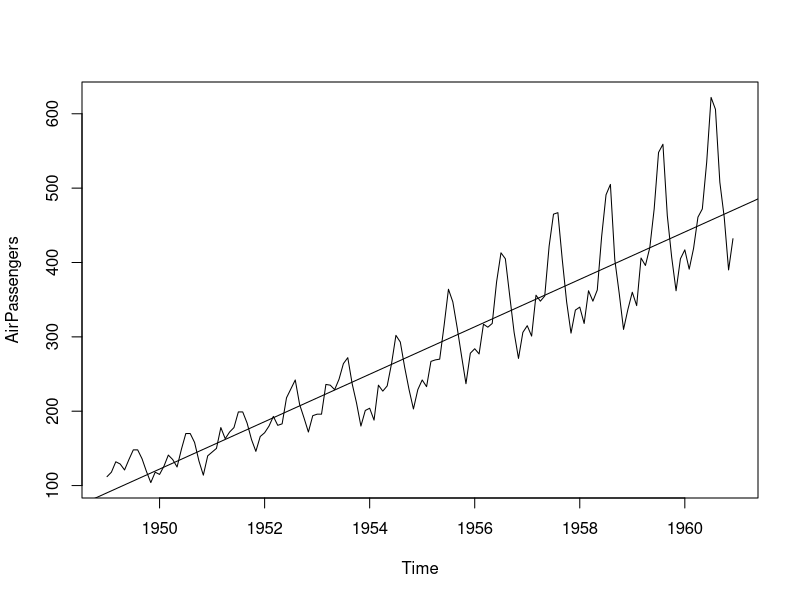
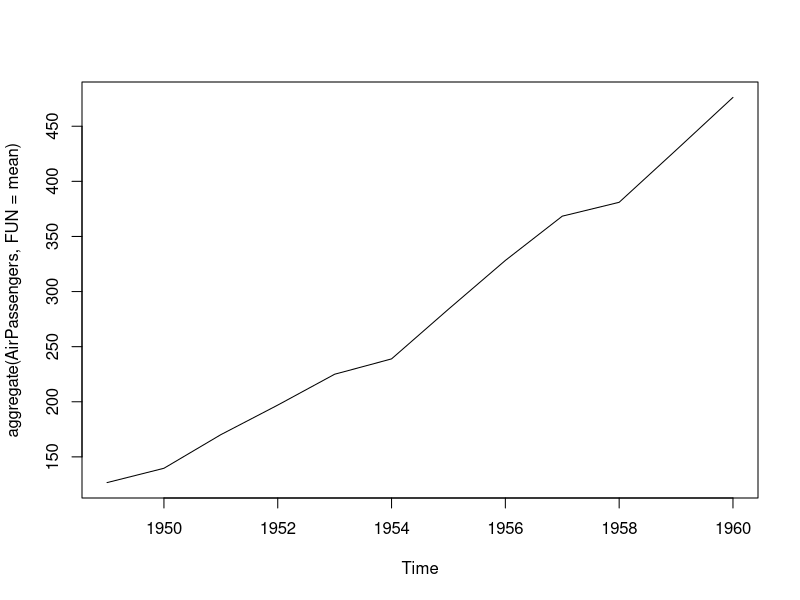
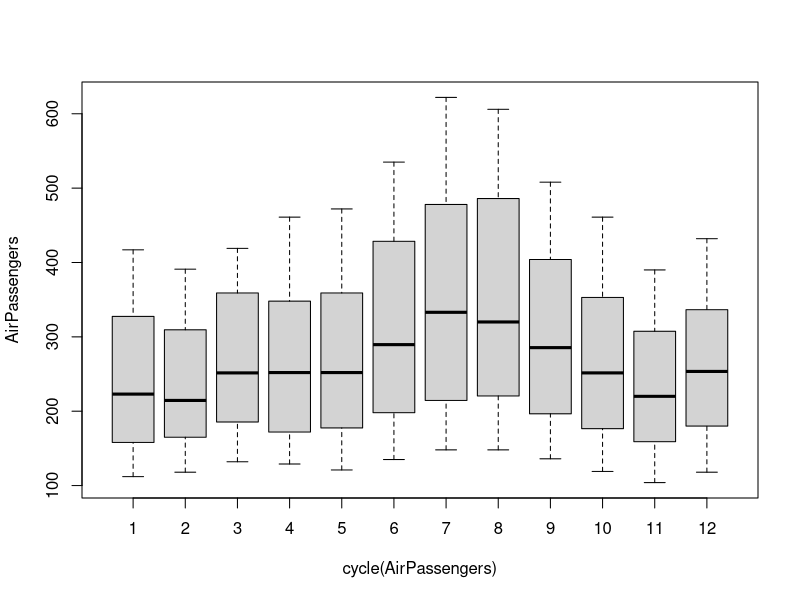
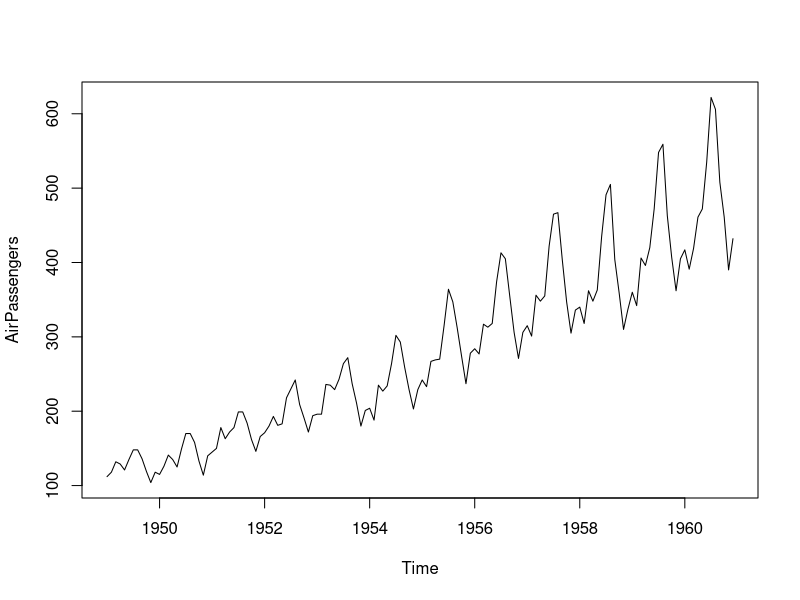
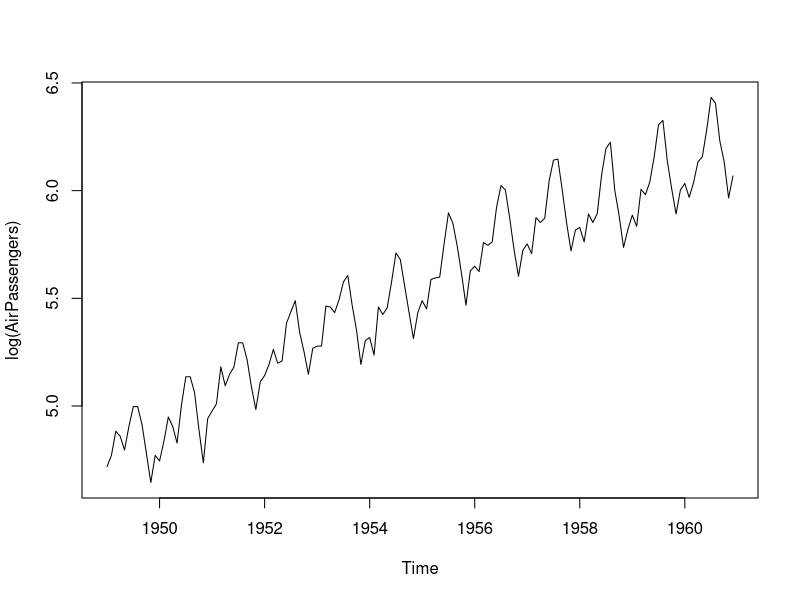
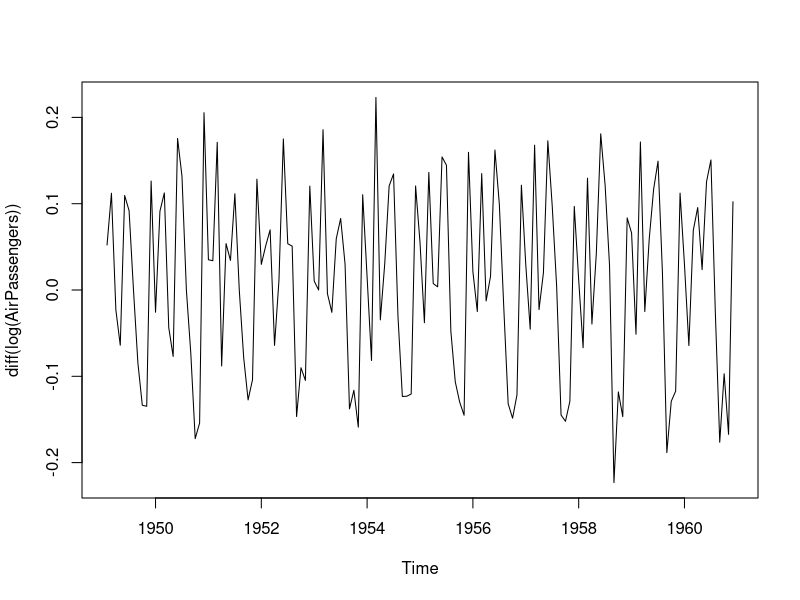
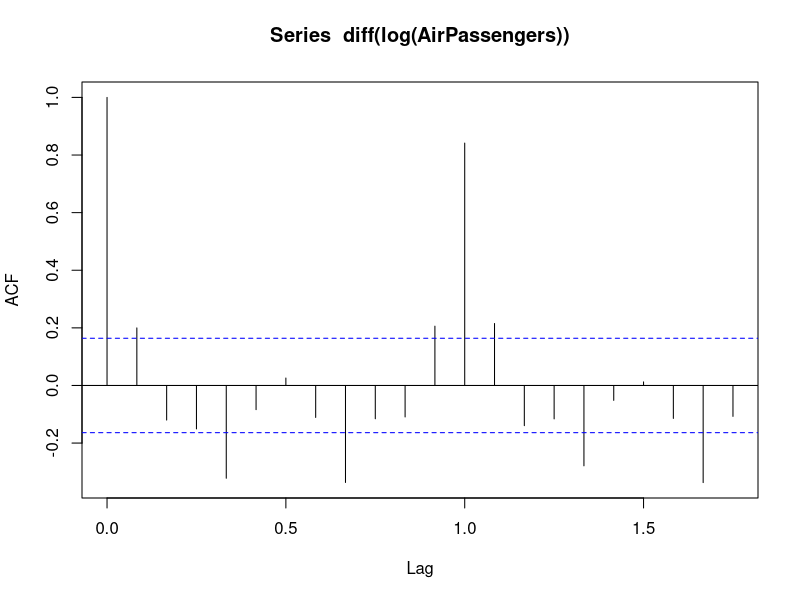
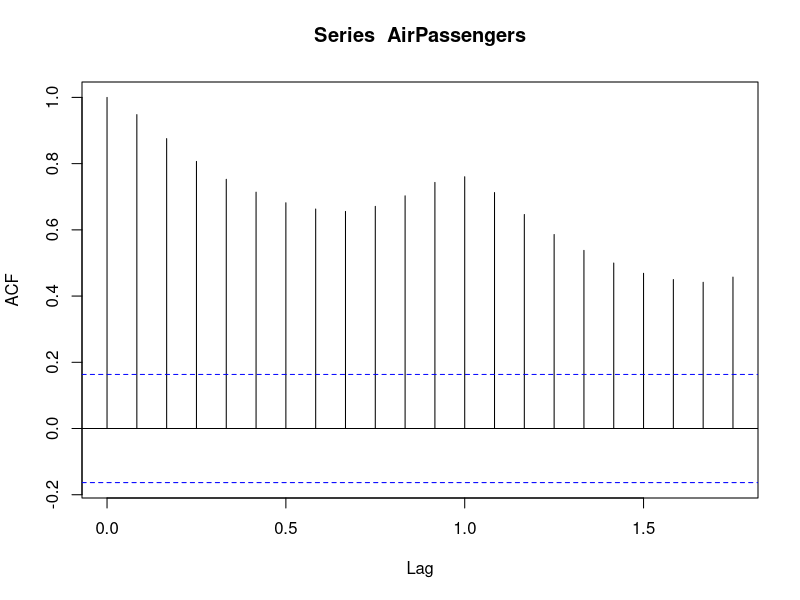

Write R code to recreate these figures, in order.
##  =============================================
##  Model Estimation - auto and manual method
##  Time Series Analysis - AirPassenger Dataset
##  =============================================

##  =============================================
##  (A) Exploring the AirPassenger Dataset
##  =============================================

    data(AirPassengers)

    class(AirPassengers) # this tells us that data series is in a time seies format

    start(AirPassengers) # this is the start of the time series
      #[1] 1949    1
    
    end(AirPassengers)  # this is the end of the time series
      #[1] 1960   12

    frequency(AirPassengers) # this tells us that the cycle of this time series is 12 mths a yr.
      #[1] 12
    
    summary(AirPassengers)   # the number of passengers are distributed across spectrum
        # Min. 1st Qu.  Median    Mean 3rd Qu.    Max. 
        # 104.0   180.0   265.5   280.3   360.5   622.0 
    
    
    plot(AirPassengers) # this will plot the time series
    
    AirPassengers #this will print the dataset
    # View(AirPassengers)
    
    abline(reg=lm(AirPassengers~time(AirPassengers))) 
        # this will fit a line in the mean of data
        # note:
        # . The mean of this data is not constant, but increasing over the years.
        # . The variance is also not constant, but increasing over the years.
        # . This time series is therefore not stationary.
        # . As this time series is not stationary, we cannot use ARMA model directly 
        #   on this dataset yet.
        # . We can only apply ARMA model on stationary time series.
        # . There are ways to transform a non-stationary time series into one that 
        #   is stationary.
    
    
    
    plot(aggregate(AirPassengers, FUN=mean)) # trend line
        # This will aggregate the cycles and display a year-on-year trend.
    
    boxplot(AirPassengers~cycle(AirPassengers)) # cycles
        # Box plot across months will give us a sense on seasonal effect.   
        # . In month of Aug, people seem to be travelling more.
    

##  ============================================================================
##  (B) Transformation of non-stationary time series to stationary time series
##  ============================================================================
    ##  .  There are 2 key problems in this non-stationary time series data:
    ##  .   (a) the variance is unequal. We can remove this unequal variance by using log transformation.
    ##  .   (b) there is a trend component. We can remove the trend component by differencing.
    
    ##  . After making the above transformation, we can then apply Augmented Dickey-Fuller (ADF) test
    ##    to find out if the time series has indeed become stationary.
    
##  1. Transforming non-stationary time series
##  ---------------------------------------------    
    ##  (a) Plot original time series
    ##  -------------------------------
        plot(AirPassengers)

    
    ##  (b) Applying Log Transformation
    ##  -------------------------------
        plot(log(AirPassengers))
            # . Note that the variance is now quite similar (i.e. not diverging from mean)
    
    
    ##  (c) Apply first differencing on logged model
    ##  ------------------------------------------------
        plot(diff(log(AirPassengers)))
            # . Note that after taking first difference, we have removed the trend component.
            # . Taking first difference is the same as manually specifying the I in ARIMA model
            # . The resulting plot seems to be white noise --> i.e. looks staionary
            # . We can test it formally for stationarity. 
    

    
##  2. Check that the transformed series is indeed stationary; but not white-noise
##  -------------------------------------------------------------------------------  
    ##  (a) ADF test for stationarity (can detect if there is unit root)
    ##  ------------------------------------------------------------------
    ##    . ADF test hypothesis:
    ##      . H0: time series is non-stationary (possible unit root)
    ##      . H1: time series is stationary     (unit root is not detected)
    
    library(tseries)
    adf.test(diff(log(AirPassengers)))  # p-value low --> reject H0 --> stationary
    
    
    ##  (b) Using Ljung-Box test to check for correlation 
    ##  -----------------------------------------------
    ##  . Ljung-Box hypothesis:
    ##    . H0: autocorrelation is zero
    ##    . H1: autocorrelation is not zero
    ##  for white-noise process, the autocorrelation should be zero
    Box.test(diff(log(AirPassengers)), lag=20, 
             type="Ljung-Box") ## p-value low --> reject H0 --> not white noise
    
    
    ##  (c) Using ACF to double-confirm result of Ljung-Box test
    ##  --------------------------------------------------------
    acf(diff(log(AirPassengers)), na.action=na.omit)  # many peaks above-boundary lines --> correlations (not white-noise)
    
    
    ## Comment:
    ##  ------
    ##  Since the series is stationary, but not white-noise => we can use ARIMA modelling      
    
    
    
 

##  ===============================================================
##  (C) Automated ARIMA Modelling
##  ===============================================================
    
##  (1) Running the automated modelling search
##  -------------------------------------------
      # install.packages("forecast", dependencies=T)
      library(forecast)
      
      ## recommended setting
      ##  ------------------
      auto.arima(log(AirPassengers), trace = T, # put it to true, alternative models and AICs can be printed.
                 stepwise = F, # put it to false, otherwise it may produce sub-optimal outcome
                 approximation = F) # put it to false to avoid sub-optimality
      
      # Best model: ARIMA(0,1,1)(0,1,1)[12] #AIC=-483.4
      ##  . In general, the lower the AIC, the better the model.
          
          
      ## If we just want the best model without other results, just set don't set trace parameter
      ## ---------------------------------------------------------------------------------------
      best_model <- auto.arima(log(AirPassengers), 
                                stepwise = F,      
                                approximation = F)
      best_model #ARIMA(0,1,1)(0,1,1)[12]
          
      
##  (2) Predict 1960 data from our best model
##  ------------------------------------------
    ##  Let's split dataset into training set, and hide one year (1960) data for validation  
          datawide <- ts(AirPassengers, frequency = 12, 
                         start=c(1949,1), end=c(1959,12))
          
    ##  Using the model on training set  
          best_model <- Arima(log(datawide), c(0,1,1), 
                              seasonal = list(order =c(0,1,1), period=12))
          ## don't use arima(), as it will not calculate constant parameter
          best_model
          
    ## Let's predict using trained model  & compare with original data for 1960    
          pred_best_model <- predict(best_model, 
                                     n.ahead = 10*12) # predict next 10 years         
          
          pred_best_dec <- 2.718^pred_best_model$pred    ## converting from log scale to normal scale      
          
          data_best <- head(pred_best_dec, 12) ## we are taking first 12 mths of data (=1960 data)
          
          predicted_best_1960 <- round(data_best, 
                                       digits = 0)  # rounding off to integer values
          predicted_best_1960 
          #[1] 419 399 466 454 473 547 622 630 526 462 406 452
          
          ## comparing original dataset for 1960
          original_1960 <- tail(AirPassengers, 12)
          original_1960 
          #[1] 417 391 419 461 472 535 622 606 508 461 390 432
          
### ====================END============================================
          
          
          
##  ==============================================================================
##  OPTIONAL SECTION - manual method of model fitting
##  -  Using ACF and PACF to ascertain the order of p,d,q in ARIMA(p,d,q) model
##  ==============================================================================
          
##  (1) Autocorrelation Function (ACF) and Partial Autocorrelation Function (PACF) plot
##  ------------------------------------------------------------------------------------
##    (a) Before transformation
##    ----------------------------
        acf(AirPassengers) 
        # . this acf plot is prior to transforming it to stationary.
        # . Almost all the lines are above the threshold (blue) lines.

##    (b) After transformation
##    ----------------------------
    ## (i) method 1 -- using acf() and pacf() from RBase
    ##  ------------------------------------
        acf(diff(log(AirPassengers))) #  acf gives value of q
        # . Note the acf starts with 0 (zero-line). we should ignore that line.
        # . i.e. We start counting the line after zero line (as the first line)
        # . the value of q is 1 (as it is the first line above the blue line).
    
        pacf(diff(log(AirPassengers))) # pacf gives value of p
        # . Note the pacf starts with 1 (first line and not the zero line). 
        # . i.e. We start counting that as the first line.
        # . the value of p is 1 (as it is the first line above the blue line).
        
        ## possible models: AR1, MA1, ARMA(1,1) => ARIMA(1,0,1)

    ##  (ii) method 2 -- using tsdisplay from forecast package (better approach)
    ##  ----------------------------------------------------------------------
        # install.packages("forecast")
        library(forecast)
        tsdisplay(diff(log(AirPassengers)))
        # . clearer from this set of correlograms (acf, pacf)
        #   that possible models: ARIMA(0,1,1), ARIMA(1,1,0), ARIMA(1,1,1)...etc
        # . Here, just count off the first line as 1 in both acf and pacf

    ##  Comment
    ##  . since we take the difference once => d=1
    ##  . Possible models could be ARIMA(0,1,1), ARIMA(1,1,0), ARIMA(1,1,1), and others.



##  (2)  Fitting ARIMA(1,1,1) model to predict future 10 years
##  -----------------------------------------------------------
      ## Note: we should always start from the simplest likely model (i.e. ARIMA(0,1,1) in
      ##       our case). But let's go ahead and develop an ARIMA(1,1,1) model
      
      library(forecast)
      arima_1_1_1 <- Arima(log(AirPassengers), c(1,1,1), seasonal = list(order=c(1,1,1), period=12))
      ### . don't use arima(), as it will not calculate constant parameter
      ##  . instead use Arima() from forecast package
      ##  . no need to take diff() as this is provided for in d=1 of ARIMA(p,d,q)


##  fitness check
##  -------------
    arima_1_1_1 #AIC=-480.31
    checkresiduals(arima_1_1_1) #looks normal
    
    pred1 <- predict(arima_1_1_1, n.ahead = 10*12) #10 years of 12 mths
    
    pred1_dec <- 2.718^pred1$pred 
    # to convert from log to dec form (exponential value is 2.718)
    # we need not do this step if we didn't do a log transformation earlier.
    
    ts.plot(AirPassengers, pred1_dec, log = "y", lty = c(1,3))
    ts.plot(AirPassengers, pred1_dec, linear = "y", lty = c(1,2))
    

##  (3) Testing predictions of our model
##  ------------------------------------------------------------
    datawide <- ts(AirPassengers, frequency = 12, start=c(1949,1), end=c(1959,12))
    
    fit <- Arima(log(datawide), c(1,1,1), seasonal = list(order =c(1,1,1), period=12))
    ## don't use arima(), as it will not calculate constant parameter
    
    pred2 <- predict(fit, n.ahead = 10*12)  # predict next 10 years        
    
    pred2_dec <- 2.718^pred2$pred          
    
    data1 <- head(pred2_dec, 12)
    
    predicted_1960 <- round(data1, digits = 0)
    predicted_1960 
    #[1] 418 396 463 451 469 544 618 627 523 459 403 448
    
    original_1960 <- tail(AirPassengers, 12)
    original_1960 
    #[1] 417 391 419 461 472 535 622 606 508 461 390 432
    
    ##  Comment:
    ##    . The predicted values are quite close to the actual figures.
    ##    . We should develop other ARIMA models and compare the AIC values.
    ##    . The model with lowest AIC should be selected.
